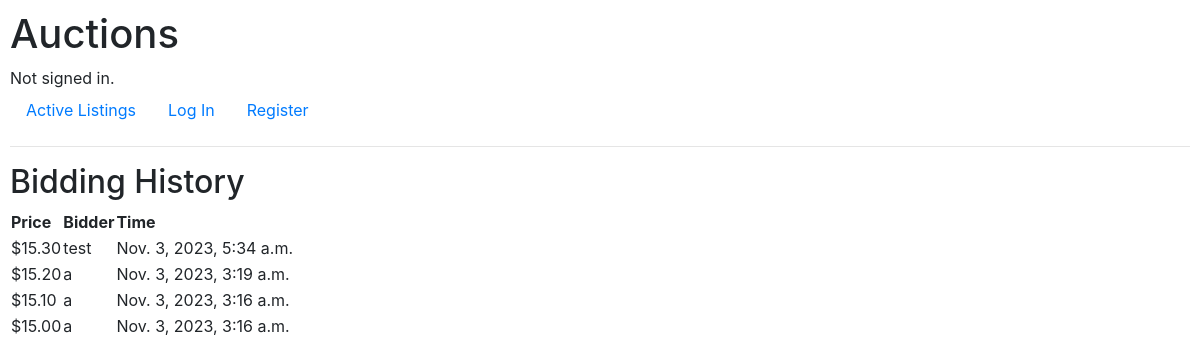
Screenshot of /listing/1/bid with the database file from the repository.
### auctions/models.py (models this page shows)
class Bid(models.Model):
    listing = models.ForeignKey(Listing, on_delete=models.CASCADE, related_name="bid")
    bidder = models.ForeignKey(User, on_delete=models.CASCADE, related_name="bid")
    price = models.DecimalField(max_digits=20, decimal_places=2, validators=[MinValueValidator(0)])
    time = models.DateTimeField(auto_now_add=True)

class User(AbstractUser):
    watchlist = models.ManyToManyField('Listing', related_name="watchlistuser")
    pass

### auctions/views.py (the view)
# urls.py: path("listing/<int:listing_id>/bid", views.bid, name="bid"),
def bid(request, listing_id):
    listing = Listing.objects.get(pk = listing_id)
    if listing:
        bid = Bid.objects.filter(listing = listing).order_by("-price")
        return render(request, "auctions/bids.html", {
            "bid":bid,
        })
    else:
        return render(request, "auctions/error.html", {
            "message":"Listing Not Exist."
        })

### auctions/templates/auctions/bids.html
{% extends 'auctions/layout.html' %}
{% block body %}
<h2>Bidding History</h2>
<div>
    <table>
        <thead>
            <tr>
                <th>Price</th>
                <th>Bidder</th>
                <th>Time</th>
            </tr>
        </thead>
        <tbody>
            {% for i in bid %}
            <tr>
                <td>${{ i.price }}</td>
                <td>{{ i.bidder }}</td>
                <td>{{ i.time }}</td>
            </tr>
            {% endfor %}
        </tbody>
    </table>
</div>
{% endblock %}

### auctions/static/auctions/styles.css (style rules this page uses)
body { padding: 10px; }

### rows the page displays
Bid: price "15.30", bidder "test", time "Nov. 3, 2023, 5:34 a.m."
Bid: price "15.20", bidder "a", time "Nov. 3, 2023, 3:19 a.m."
Bid: price "15.10", bidder "a", time "Nov. 3, 2023, 3:16 a.m."
Bid: price "15.00", bidder "a", time "Nov. 3, 2023, 3:16 a.m."
